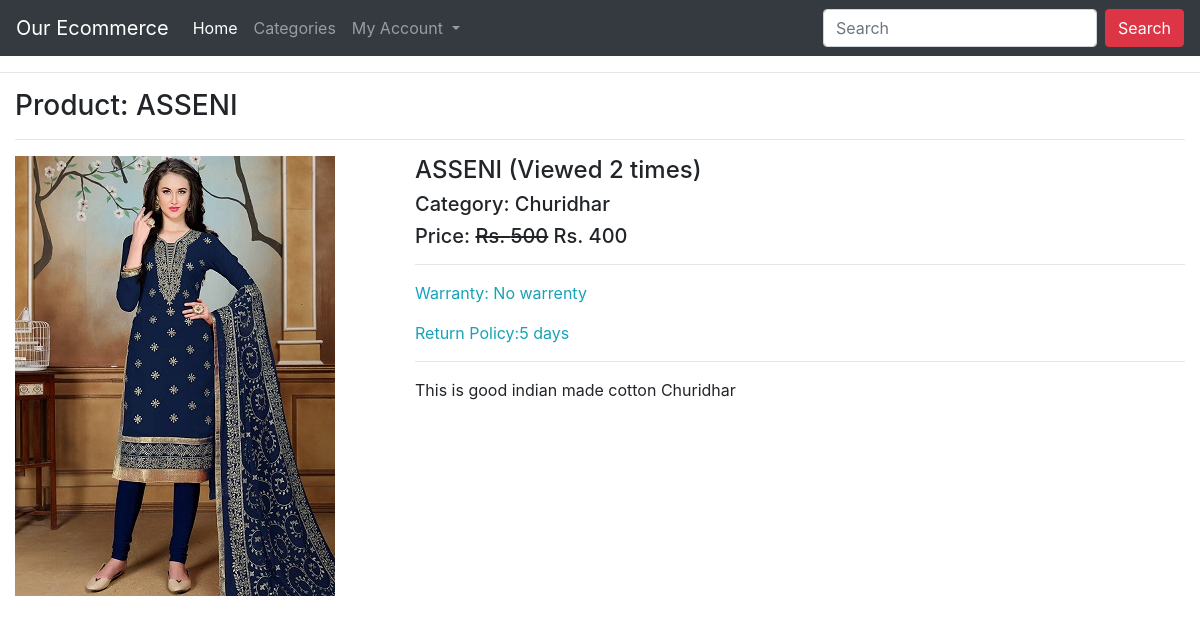
The app's page /product/Churidhar-1/ with its own data.
### ecomapp/models.py (models this page shows, shortened)
class Product(models.Model):
    title = models.CharField(max_length=200)
    slug = models.SlugField(unique=True)
    category = models.ForeignKey(Category, on_delete=models.CASCADE)
    image = models.ImageField(upload_to="products")
    marked_price = models.PositiveIntegerField()
    selling_price = models.PositiveIntegerField()
    description = models.TextField()
    warranty = models.CharField(max_length=300, null=True, blank=True)
    return_policy = models.CharField(max_length=300, null=True, blank=True)
    view_count = models.PositiveIntegerField(default=0)

class Category(models.Model):
    title = models.CharField(max_length=200)
    slug = models.SlugField(unique=True)
    def __str__(self):
        return self.title

### ecomapp/views.py (the view)
# urls.py: path("product/<slug:slug>/", ProductDetailView.as_view(), name="productdetail"),
class ProductDetailView(EcomMixin, TemplateView):
    template_name = "productdetail.html"
    def get_context_data(self, **kwargs):
        context = super().get_context_data(**kwargs)
        url_slug = self.kwargs['slug']
        product = Product.objects.get(slug=url_slug)
        product.view_count += 1
        product.save()
        context['product'] = product
        return context

### ecomapp/views.py (called while the page is built)
    def dispatch(self, request, *args, **kwargs):
        cart_id = request.session.get("cart_id")
        if cart_id:
            cart_obj = Cart.objects.get(id=cart_id)
            if request.user.is_authenticated and request.user.customer:
                cart_obj.customer = request.user.customer
                cart_obj.save()
        return super().dispatch(request, *args, **kwargs)

### templates/productdetail.html (shortened to what this page needs)
{% extends 'base.html' %}
{% block content %}
<div class="container-fluid">
    <h3>Product: {{product.title}}</h3><hr>
    <div class="row">
        <div class="col-md-4">
            <img src="{{product.image.url}}" alt="" class="img-fluid">
        </div>
        <div class="col-md-8">
            <h4>{{product.title}} (Viewed {{product.view_count}} times)</h4>
            <h5>Category: {{product.category}}</h5>
            <h5>Price: <strike>Rs. {{product.marked_price}}</strike> Rs. {{product.selling_price}}</h5>
            <hr>
            <p class="text-info">Warranty: {{product.warranty}}</p>
            <p class="text-info">Return Policy:{{product.return_policy}}</p>
            <hr>
            <p>{{product.description}}</p>
        </div>
    </div>
</div>
{% endblock %}

### records on screen
Product: title "ASSENI", image (picture), view_count "2", category "Churidhar", marked_price "500", selling_price "400", warranty "No warrenty", return_policy "5 days", description "This is good indian made cotton Churidhar"
